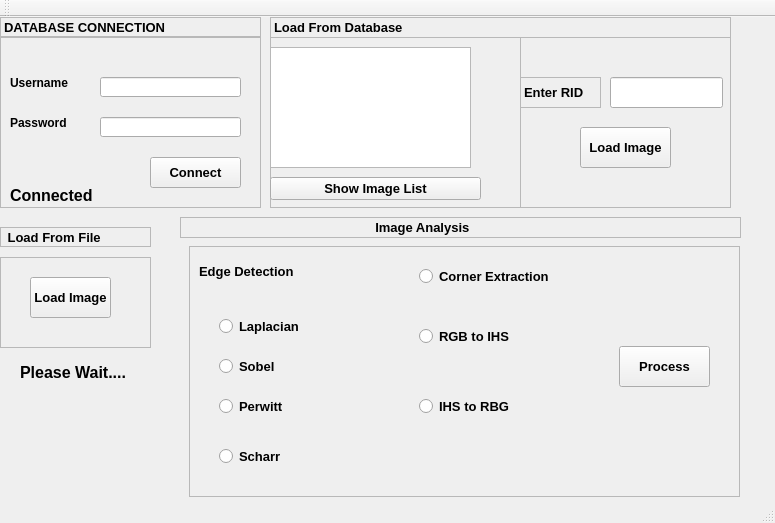
<?xml version="1.0" encoding="UTF-8"?>
<ui version="4.0">
 <class>MainWindow</class>
 <widget class="QMainWindow" name="MainWindow">
  <property name="geometry">
   <rect>
    <x>0</x>
    <y>0</y>
    <width>775</width>
    <height>523</height>
   </rect>
  </property>
  <property name="windowTitle">
   <string>MainWindow</string>
  </property>
  <widget class="QWidget" name="centralWidget">
   <widget class="QFrame" name="loginFrame">
    <property name="geometry">
     <rect>
      <x>0</x>
      <y>20</y>
      <width>261</width>
      <height>171</height>
     </rect>
    </property>
    <property name="autoFillBackground">
     <bool>true</bool>
    </property>
    <property name="frameShape">
     <enum>QFrame::StyledPanel</enum>
    </property>
    <property name="frameShadow">
     <enum>QFrame::Raised</enum>
    </property>
    <widget class="QLabel" name="UserNamelabel_2">
     <property name="geometry">
      <rect>
       <x>10</x>
       <y>30</y>
       <width>71</width>
       <height>31</height>
      </rect>
     </property>
     <property name="font">
      <font>
       <pointsize>9</pointsize>
       <weight>75</weight>
       <bold>true</bold>
      </font>
     </property>
     <property name="mouseTracking">
      <bool>true</bool>
     </property>
     <property name="text">
      <string>Username</string>
     </property>
    </widget>
    <widget class="QLabel" name="Passwordlabel_2">
     <property name="geometry">
      <rect>
       <x>10</x>
       <y>70</y>
       <width>71</width>
       <height>31</height>
      </rect>
     </property>
     <property name="font">
      <font>
       <pointsize>9</pointsize>
       <weight>75</weight>
       <bold>true</bold>
      </font>
     </property>
     <property name="text">
      <string>Password</string>
     </property>
    </widget>
    <widget class="QLineEdit" name="uname">
     <property name="geometry">
      <rect>
       <x>100</x>
       <y>40</y>
       <width>141</width>
       <height>20</height>
      </rect>
     </property>
     <property name="font">
      <font>
       <pointsize>9</pointsize>
      </font>
     </property>
    </widget>
    <widget class="QLineEdit" name="pswrd">
     <property name="geometry">
      <rect>
       <x>100</x>
       <y>80</y>
       <width>141</width>
       <height>20</height>
      </rect>
     </property>
     <property name="inputMethodHints">
      <set>Qt::ImhHiddenText|Qt::ImhNoAutoUppercase|Qt::ImhNoPredictiveText</set>
     </property>
     <property name="echoMode">
      <enum>QLineEdit::Password</enum>
     </property>
    </widget>
    <widget class="QLabel" name="labelConnected">
     <property name="geometry">
      <rect>
       <x>10</x>
       <y>150</y>
       <width>111</width>
       <height>16</height>
      </rect>
     </property>
     <property name="font">
      <font>
       <family>Arial</family>
       <pointsize>12</pointsize>
       <weight>75</weight>
       <bold>true</bold>
      </font>
     </property>
     <property name="text">
      <string>Connected</string>
     </property>
    </widget>
    <widget class="QPushButton" name="cBtn">
     <property name="geometry">
      <rect>
       <x>150</x>
       <y>120</y>
       <width>91</width>
       <height>31</height>
      </rect>
     </property>
     <property name="font">
      <font>
       <pointsize>10</pointsize>
       <weight>75</weight>
       <bold>true</bold>
      </font>
     </property>
     <property name="text">
      <string>Connect</string>
     </property>
    </widget>
   </widget>
   <widget class="QLabel" name="DtabaseloginFrameLabel">
    <property name="geometry">
     <rect>
      <x>0</x>
      <y>0</y>
      <width>261</width>
      <height>20</height>
     </rect>
    </property>
    <property name="font">
     <font>
      <pointsize>10</pointsize>
      <weight>75</weight>
      <bold>true</bold>
     </font>
    </property>
    <property name="mouseTracking">
     <bool>true</bool>
    </property>
    <property name="autoFillBackground">
     <bool>true</bool>
    </property>
    <property name="frameShape">
     <enum>QFrame::StyledPanel</enum>
    </property>
    <property name="text">
     <string>DATABASE CONNECTION</string>
    </property>
   </widget>
   <widget class="QLabel" name="LoadFramelabel">
    <property name="geometry">
     <rect>
      <x>270</x>
      <y>0</y>
      <width>461</width>
      <height>21</height>
     </rect>
    </property>
    <property name="font">
     <font>
      <pointsize>10</pointsize>
      <weight>75</weight>
      <bold>true</bold>
     </font>
    </property>
    <property name="mouseTracking">
     <bool>true</bool>
    </property>
    <property name="autoFillBackground">
     <bool>true</bool>
    </property>
    <property name="frameShape">
     <enum>QFrame::StyledPanel</enum>
    </property>
    <property name="text">
     <string>Load From Database</string>
    </property>
   </widget>
   <widget class="QFrame" name="dataF">
    <property name="geometry">
     <rect>
      <x>270</x>
      <y>20</y>
      <width>461</width>
      <height>171</height>
     </rect>
    </property>
    <property name="frameShape">
     <enum>QFrame::StyledPanel</enum>
    </property>
    <property name="frameShadow">
     <enum>QFrame::Raised</enum>
    </property>
    <widget class="QFrame" name="frame_3">
     <property name="geometry">
      <rect>
       <x>250</x>
       <y>0</y>
       <width>211</width>
       <height>171</height>
      </rect>
     </property>
     <property name="autoFillBackground">
      <bool>true</bool>
     </property>
     <property name="frameShape">
      <enum>QFrame::StyledPanel</enum>
     </property>
     <property name="frameShadow">
      <enum>QFrame::Raised</enum>
     </property>
     <widget class="QLineEdit" name="ridT">
      <property name="geometry">
       <rect>
        <x>90</x>
        <y>40</y>
        <width>113</width>
        <height>31</height>
       </rect>
      </property>
      <property name="font">
       <font>
        <pointsize>9</pointsize>
       </font>
      </property>
     </widget>
     <widget class="QLabel" name="einBtn">
      <property name="geometry">
       <rect>
        <x>0</x>
        <y>40</y>
        <width>81</width>
        <height>31</height>
       </rect>
      </property>
      <property name="font">
       <font>
        <pointsize>10</pointsize>
        <weight>75</weight>
        <bold>true</bold>
       </font>
      </property>
      <property name="autoFillBackground">
       <bool>true</bool>
      </property>
      <property name="frameShape">
       <enum>QFrame::StyledPanel</enum>
      </property>
      <property name="text">
       <string>Enter RID </string>
      </property>
     </widget>
     <widget class="QPushButton" name="loadBtn">
      <property name="geometry">
       <rect>
        <x>60</x>
        <y>90</y>
        <width>91</width>
        <height>41</height>
       </rect>
      </property>
      <property name="font">
       <font>
        <pointsize>10</pointsize>
        <weight>75</weight>
        <bold>true</bold>
       </font>
      </property>
      <property name="autoFillBackground">
       <bool>false</bool>
      </property>
      <property name="text">
       <string>Load Image</string>
      </property>
     </widget>
    </widget>
    <widget class="QTableView" name="outputTable">
     <property name="geometry">
      <rect>
       <x>0</x>
       <y>10</y>
       <width>201</width>
       <height>121</height>
      </rect>
     </property>
    </widget>
    <widget class="QPushButton" name="imageList">
     <property name="geometry">
      <rect>
       <x>0</x>
       <y>140</y>
       <width>211</width>
       <height>23</height>
      </rect>
     </property>
     <property name="font">
      <font>
       <pointsize>10</pointsize>
       <weight>75</weight>
       <bold>true</bold>
      </font>
     </property>
     <property name="text">
      <string>Show Image List</string>
     </property>
    </widget>
   </widget>
   <widget class="QFrame" name="frame_5">
    <property name="geometry">
     <rect>
      <x>0</x>
      <y>240</y>
      <width>151</width>
      <height>91</height>
     </rect>
    </property>
    <property name="frameShape">
     <enum>QFrame::StyledPanel</enum>
    </property>
    <property name="frameShadow">
     <enum>QFrame::Raised</enum>
    </property>
    <widget class="QPushButton" name="open">
     <property name="geometry">
      <rect>
       <x>30</x>
       <y>20</y>
       <width>81</width>
       <height>41</height>
      </rect>
     </property>
     <property name="font">
      <font>
       <pointsize>10</pointsize>
       <weight>75</weight>
       <bold>true</bold>
      </font>
     </property>
     <property name="text">
      <string>Load Image</string>
     </property>
    </widget>
   </widget>
   <widget class="QLabel" name="AnalysisFramelabel">
    <property name="geometry">
     <rect>
      <x>0</x>
      <y>210</y>
      <width>151</width>
      <height>20</height>
     </rect>
    </property>
    <property name="font">
     <font>
      <pointsize>10</pointsize>
      <weight>75</weight>
      <bold>true</bold>
     </font>
    </property>
    <property name="autoFillBackground">
     <bool>true</bool>
    </property>
    <property name="frameShape">
     <enum>QFrame::StyledPanel</enum>
    </property>
    <property name="text">
     <string> Load From File</string>
    </property>
   </widget>
   <widget class="QLabel" name="AnalysisFramelabel2">
    <property name="geometry">
     <rect>
      <x>180</x>
      <y>200</y>
      <width>561</width>
      <height>21</height>
     </rect>
    </property>
    <property name="font">
     <font>
      <pointsize>10</pointsize>
      <weight>75</weight>
      <bold>true</bold>
     </font>
    </property>
    <property name="autoFillBackground">
     <bool>true</bool>
    </property>
    <property name="frameShape">
     <enum>QFrame::StyledPanel</enum>
    </property>
    <property name="text">
     <string>                                                     Image Analysis</string>
    </property>
   </widget>
   <widget class="QFrame" name="frame">
    <property name="geometry">
     <rect>
      <x>189</x>
      <y>229</y>
      <width>551</width>
      <height>251</height>
     </rect>
    </property>
    <property name="autoFillBackground">
     <bool>false</bool>
    </property>
    <property name="frameShape">
     <enum>QFrame::StyledPanel</enum>
    </property>
    <property name="frameShadow">
     <enum>QFrame::Raised</enum>
    </property>
    <widget class="QLabel" name="labeledge">
     <property name="geometry">
      <rect>
       <x>10</x>
       <y>10</y>
       <width>111</width>
       <height>31</height>
      </rect>
     </property>
     <property name="font">
      <font>
       <pointsize>10</pointsize>
       <weight>75</weight>
       <bold>true</bold>
      </font>
     </property>
     <property name="autoFillBackground">
      <bool>true</bool>
     </property>
     <property name="text">
      <string>Edge Detection</string>
     </property>
    </widget>
    <widget class="QRadioButton" name="lapBtn">
     <property name="geometry">
      <rect>
       <x>30</x>
       <y>60</y>
       <width>101</width>
       <height>41</height>
      </rect>
     </property>
     <property name="font">
      <font>
       <pointsize>10</pointsize>
       <weight>75</weight>
       <bold>true</bold>
      </font>
     </property>
     <property name="autoFillBackground">
      <bool>true</bool>
     </property>
     <property name="text">
      <string>Laplacian</string>
     </property>
    </widget>
    <widget class="QRadioButton" name="sobBtn">
     <property name="geometry">
      <rect>
       <x>30</x>
       <y>100</y>
       <width>101</width>
       <height>41</height>
      </rect>
     </property>
     <property name="font">
      <font>
       <pointsize>10</pointsize>
       <weight>75</weight>
       <bold>true</bold>
      </font>
     </property>
     <property name="autoFillBackground">
      <bool>true</bool>
     </property>
     <property name="text">
      <string>Sobel</string>
     </property>
    </widget>
    <widget class="QRadioButton" name="perBtn">
     <property name="geometry">
      <rect>
       <x>30</x>
       <y>140</y>
       <width>101</width>
       <height>41</height>
      </rect>
     </property>
     <property name="font">
      <font>
       <pointsize>10</pointsize>
       <weight>75</weight>
       <bold>true</bold>
      </font>
     </property>
     <property name="autoFillBackground">
      <bool>true</bool>
     </property>
     <property name="text">
      <string>Perwitt</string>
     </property>
    </widget>
    <widget class="QRadioButton" name="schBtn">
     <property name="geometry">
      <rect>
       <x>30</x>
       <y>190</y>
       <width>101</width>
       <height>41</height>
      </rect>
     </property>
     <property name="font">
      <font>
       <pointsize>10</pointsize>
       <weight>75</weight>
       <bold>true</bold>
      </font>
     </property>
     <property name="autoFillBackground">
      <bool>true</bool>
     </property>
     <property name="text">
      <string>Scharr</string>
     </property>
    </widget>
    <widget class="QRadioButton" name="corBtn">
     <property name="geometry">
      <rect>
       <x>230</x>
       <y>10</y>
       <width>141</width>
       <height>41</height>
      </rect>
     </property>
     <property name="font">
      <font>
       <pointsize>10</pointsize>
       <weight>75</weight>
       <bold>true</bold>
      </font>
     </property>
     <property name="autoFillBackground">
      <bool>true</bool>
     </property>
     <property name="text">
      <string>Corner Extraction</string>
     </property>
    </widget>
    <widget class="QRadioButton" name="rbgBtn">
     <property name="geometry">
      <rect>
       <x>230</x>
       <y>70</y>
       <width>141</width>
       <height>41</height>
      </rect>
     </property>
     <property name="font">
      <font>
       <pointsize>10</pointsize>
       <weight>75</weight>
       <bold>true</bold>
      </font>
     </property>
     <property name="autoFillBackground">
      <bool>true</bool>
     </property>
     <property name="text">
      <string>RGB to IHS</string>
     </property>
    </widget>
    <widget class="QRadioButton" name="ihsBtn">
     <property name="geometry">
      <rect>
       <x>230</x>
       <y>140</y>
       <width>131</width>
       <height>41</height>
      </rect>
     </property>
     <property name="font">
      <font>
       <pointsize>10</pointsize>
       <weight>75</weight>
       <bold>true</bold>
      </font>
     </property>
     <property name="autoFillBackground">
      <bool>true</bool>
     </property>
     <property name="text">
      <string>IHS to RBG</string>
     </property>
    </widget>
    <widget class="QPushButton" name="procBtn">
     <property name="geometry">
      <rect>
       <x>430</x>
       <y>100</y>
       <width>91</width>
       <height>41</height>
      </rect>
     </property>
     <property name="font">
      <font>
       <pointsize>10</pointsize>
       <weight>75</weight>
       <bold>true</bold>
      </font>
     </property>
     <property name="text">
      <string>Process</string>
     </property>
    </widget>
   </widget>
   <widget class="QLabel" name="labelWait">
    <property name="geometry">
     <rect>
      <x>20</x>
      <y>340</y>
      <width>111</width>
      <height>31</height>
     </rect>
    </property>
    <property name="font">
     <font>
      <pointsize>12</pointsize>
      <weight>75</weight>
      <bold>true</bold>
     </font>
    </property>
    <property name="text">
     <string>Please Wait....</string>
    </property>
   </widget>
  </widget>
  <widget class="QMenuBar" name="menuBar">
   <property name="geometry">
    <rect>
     <x>0</x>
     <y>0</y>
     <width>775</width>
     <height>21</height>
    </rect>
   </property>
  </widget>
  <widget class="QToolBar" name="mainToolBar">
   <attribute name="toolBarArea">
    <enum>TopToolBarArea</enum>
   </attribute>
   <attribute name="toolBarBreak">
    <bool>false</bool>
   </attribute>
  </widget>
  <widget class="QStatusBar" name="statusBar"/>
 </widget>
 <layoutdefault spacing="6" margin="11"/>
 <resources/>
 <connections/>
</ui>
